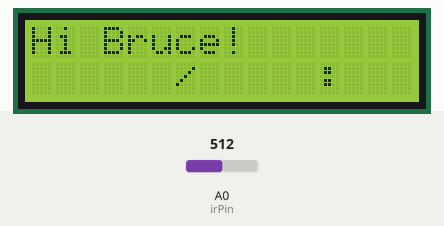
Bench run of a sketch on a simulated Arduino Uno, built with avr-gcc and run on an emulated ATmega328P. On the bench: 16×2 character LCD. Wiring (inferred from the names in the program): DS1307 clock at I2C address 0x68. Inputs (shaded band) come from the test bench; at power-on: A0 (irPin) = 512. The local clock reads 2024-03-15 10:24:30 at power-on unless the sketch sets it; what the sketch prints to the serial monitor is not drawn.

Above: at 0.1 s.
At 1.6 s:
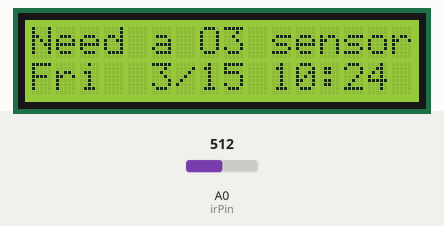
1.7 s: A0 (irPin) set to 410
At 2.8 s:
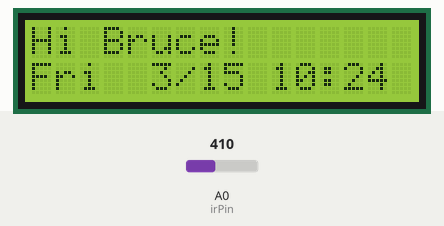
5.9 s: A0 (irPin) set to 393
Timing chart, 0 to 8.9 s (numbered marks = the images above; inputs shaded):
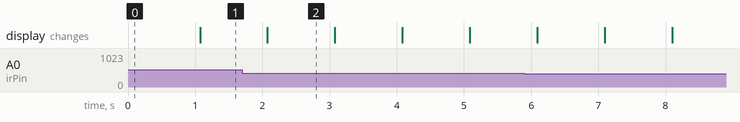

The sketch:

O3Project-Standalone.ino
```cpp
/*
- The circuit
LCD
pin		LCD		Arduinio Pin
1		Gnd		Gnd
2		5V		5V

4		RS		7
5		RW		Gnd		Read/Write Gnd = write
6		EN		8
14		DB7		12
13		DB6		11
12		DB5		10
11		DB4		9

POT		center to LCD pin3 (10K POT)
		left to gnd | - one side to 5V one to Gnd
		right to 5V |

Clock: (I2C)
SDA		A4		data
SCL		A5		clock

IR Sensor
A0		Analog output that varies from 3.1V at 4cm to 0.3V at 30cm with a supply voltage between 4.5 and 5.5VDC
		http://bildr.org/2011/03/various-proximity-sensors-arduino/
		https://www.sparkfun.com/products/12728

*/

// include the library code:
#include <LiquidCrystal.h>	// LCD
#include "Wire.h"			// I2C = clock
#include "Clock.h"			// eric's clock methods

// IR sensor pin
uint8_t irPin = A0;
int irValue = 0;

// initialize the LCD library with the numbers of the interface pins
LiquidCrystal lcd(7, 8, 9, 10, 11, 12);

char *hiBruce = "Hi Bruce!       ";
char *needO3 = "Need a O3 sensor";
bool firstMessage = true;

// which row for clock
enum ClockRow
{
	top,
	bottom,
};

// clock returns an int for the weekday 1 - 7
char *weekdayTable[] = { "Sun", "Mon", "Tue", "Wed", "Thr", "Fri", "Sat" };

// store the last time values, set to -1 so all time values are displayed on load
//uint8_t lastSec = -1;
uint8_t lastMin = -1;
uint8_t lastHr = -1;
uint8_t lastWeekDay = -1;
uint8_t lastMonthDay = -1;
uint8_t lastMonth = -1;
uint8_t lastYear = -1;

Clock *clock = new Clock();

long lastMills = 0;
const int pollingInterval = 500;

// set the clock row position - TODO: config this
ClockRow cr = bottom;

void setup()
{
	pinMode(irPin, INPUT);

	Serial.begin(9600);
	Wire.begin();

	//clock->SetDateTime(0, 34, 21, 7, 17, 9, 16);

	// set up the LCD's number of (columns, rows)
	lcd.begin(16, 2);

	// config the display
	setupDisplay();

	// Print a message to the LCD.
	lcd.setCursor(0, 0);
	lcd.print(hiBruce);
}

void loop()
{
	// set the cursor to column 0, line 1
	// (note: line 1 is the second row, since counting begins with 0):

	// print the number of seconds since reset:
	//lcd.setCursor(0, cr);
	//lcd.print(millis() / 1000);

	delay(1000);

	// get current tick
	if (millis() - lastMills > pollingInterval)
	{
		lcd.setCursor(0, 0);
		if (firstMessage)
		{
			lcd.print(needO3);
		}
		else
		{
			lcd.print(hiBruce);
		}
		firstMessage = !firstMessage;
	}

	// read the IR sensor
	irValue = analogRead(irPin);
	Serial.println(irValue);

	if (irValue > 400)
	{
		Serial.println("Closed");
	}
	else
	{
		Serial.println("Open");
	}

	clock->GetDateTime();
	displayTime();
}

void displayTime()
{
	// display only what changed, LCD reference is: (column, row)
	lcd.setCursor(0, cr);

	// weekday
	if (lastWeekDay != clock->weekDay)
	{
		lcd.print(weekdayTable[clock->weekDay - 1]); // week day is 1 - 7 -> sunday(1) - saturday(7)
		lastWeekDay = clock->weekDay;
	}

	if (lastMonth != clock->month)
	{
		if (clock->month < 10)
		{
			// single digit
			lcd.setCursor(4, cr);
			lcd.print(" ");
			lcd.setCursor(5, cr);
			lcd.print(clock->month);
		}
		else
		{
			// double digit
			lcd.setCursor(4, cr);
			lcd.print(clock->month);
		}

		lastMonth = clock->month;
	}

	if (lastMonthDay != clock->monthDay)
	{
		if (clock->monthDay < 10)
		{
			// single digit
			lcd.setCursor(7, cr);
			lcd.print(clock->monthDay);
			lcd.setCursor(8, cr);
			lcd.print(" ");
		}
		else
		{
			// double digit
			lcd.setCursor(7, cr);
			lcd.print(clock->monthDay);
		}

		lastMonthDay = clock->monthDay;
	}

	if (lastHr != clock->hour)
	{
		if (clock->hour < 10)
		{
			// single digit
			lcd.setCursor(10, cr);
			lcd.print(" ");
			lcd.setCursor(11, cr);
			lcd.print(clock->hour);
		}
		else
		{
			// double digit
			lcd.setCursor(10, cr);
			lcd.print(clock->hour);
		}

		lastHr = clock->hour;
	}

	if (lastMin != clock->minute)
	{
		if (clock->minute < 10)
		{
			// single digit
			lcd.setCursor(13, cr);
			lcd.print("0");
			lcd.setCursor(14, cr);
			lcd.print(clock->minute);
		}
		else
		{
			// single digit
			lcd.setCursor(13, cr);
			lcd.print(clock->minute);
		}

		lastMin = clock->minute;
	}
}

void setupDisplay()
{
	lcd.setCursor(6, cr);
	lcd.print("/");
	lcd.setCursor(12, cr);
	lcd.print(":");
}
```

Clock.cpp
```cpp
#include "Clock.h"
#include "Wire.h"		// I2C = clock
#include <inttypes.h>

#define DS1307_ADDRESS 0x68		// RTC
const uint8_t zero = 0x00;

// ctor
Clock::Clock()
{
}

Clock::~Clock()
{
}

void Clock::GetDateTime()
{
	Wire.beginTransmission(DS1307_ADDRESS);
	Wire.write(zero);
	Wire.endTransmission();

	Wire.requestFrom(DS1307_ADDRESS, 7);

	this->second = bcdToDec(Wire.read());
	this->minute = bcdToDec(Wire.read());
	this->hour = bcdToDec(Wire.read() & 0b111111);	//24 hour time
	this->weekDay = bcdToDec(Wire.read());			//0-6 -> sunday - saturday
	this->monthDay = bcdToDec(Wire.read());
	this->month = bcdToDec(Wire.read());
	this->year = bcdToDec(Wire.read());
}

void Clock::SetDateTime(uint8_t sec, uint8_t min, uint8_t hr, uint8_t wkDay, uint8_t moDay, uint8_t mo, uint8_t yr)
{
	Wire.beginTransmission(DS1307_ADDRESS);
	Wire.write(zero);

	Wire.write(decToBcd(sec));
	Wire.write(decToBcd(min));
	Wire.write(decToBcd(hr));
	Wire.write(decToBcd(wkDay));
	Wire.write(decToBcd(moDay));
	Wire.write(decToBcd(mo));
	Wire.write(decToBcd(yr));

	Wire.write(zero); //start
	Wire.endTransmission();
}

uint8_t Clock::decToBcd(uint8_t val)
{
	// Convert normal decimal numbers to binary coded decimal
	return ((val / 10 * 16) + (val % 10));
}

uint8_t Clock::bcdToDec(uint8_t val)
{
	// Convert binary coded decimal to normal decimal numbers
	return ((val / 16 * 10) + (val % 16));
}
```

Clock.h
```cpp
#pragma once
#include <inttypes.h>
class Clock
{

public:
	Clock();
	~Clock();

	void GetDateTime();
	void SetDateTime(uint8_t, uint8_t, uint8_t, uint8_t, uint8_t, uint8_t, uint8_t);
	uint8_t second;		//0-59
	uint8_t minute;		//0-59
	uint8_t hour;		//0-23
	uint8_t weekDay;	//0-6 -> sunday - saturday
	uint8_t monthDay;	//1-31
	uint8_t month;		//1-12
	uint8_t year;		//0-99

private:
	uint8_t decToBcd(uint8_t);
	uint8_t bcdToDec(uint8_t);

};
```

Measured:
- what the display in image 2 shows lasts 1.0 s, from 2.1 s to 3.1 s
